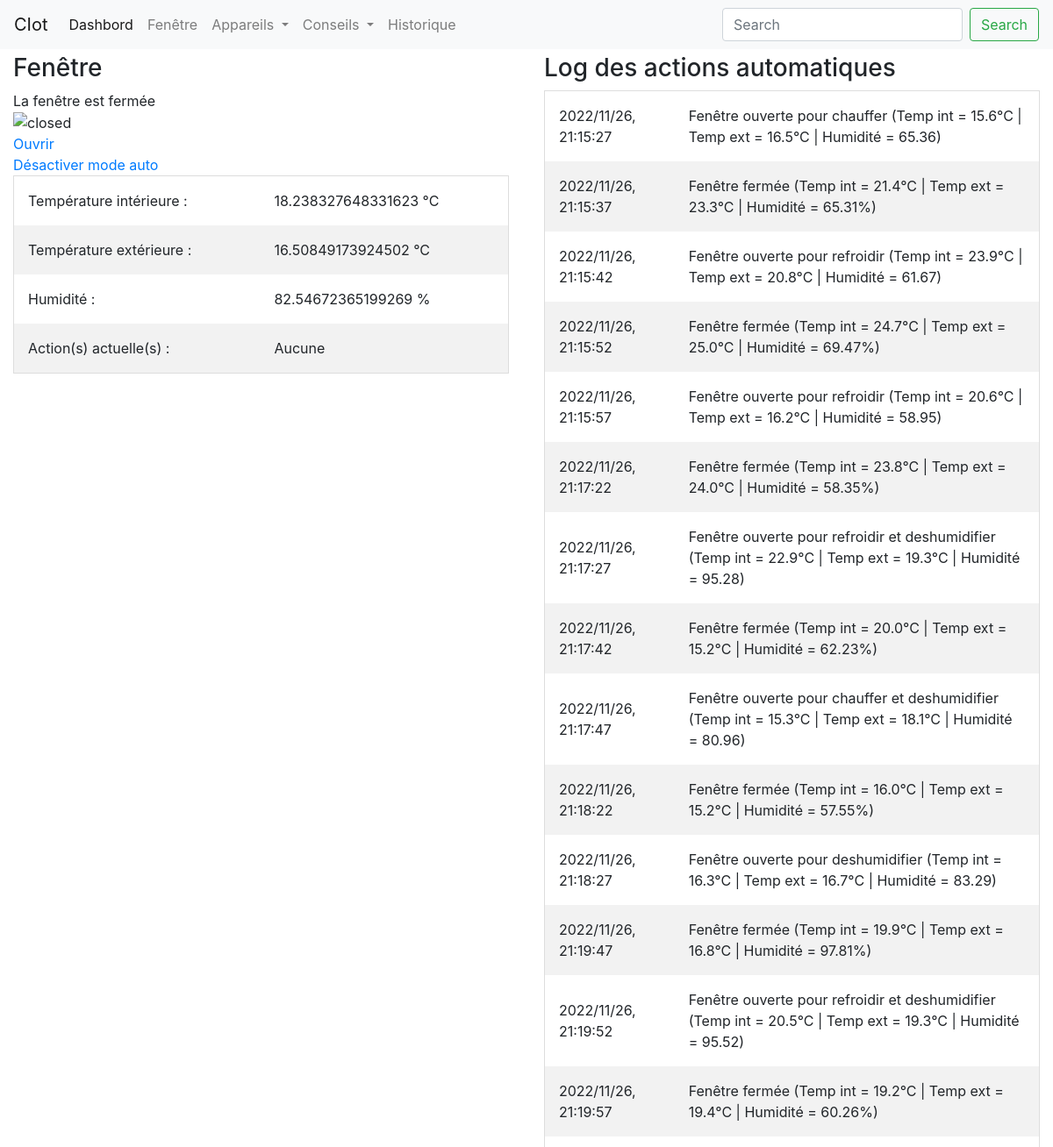
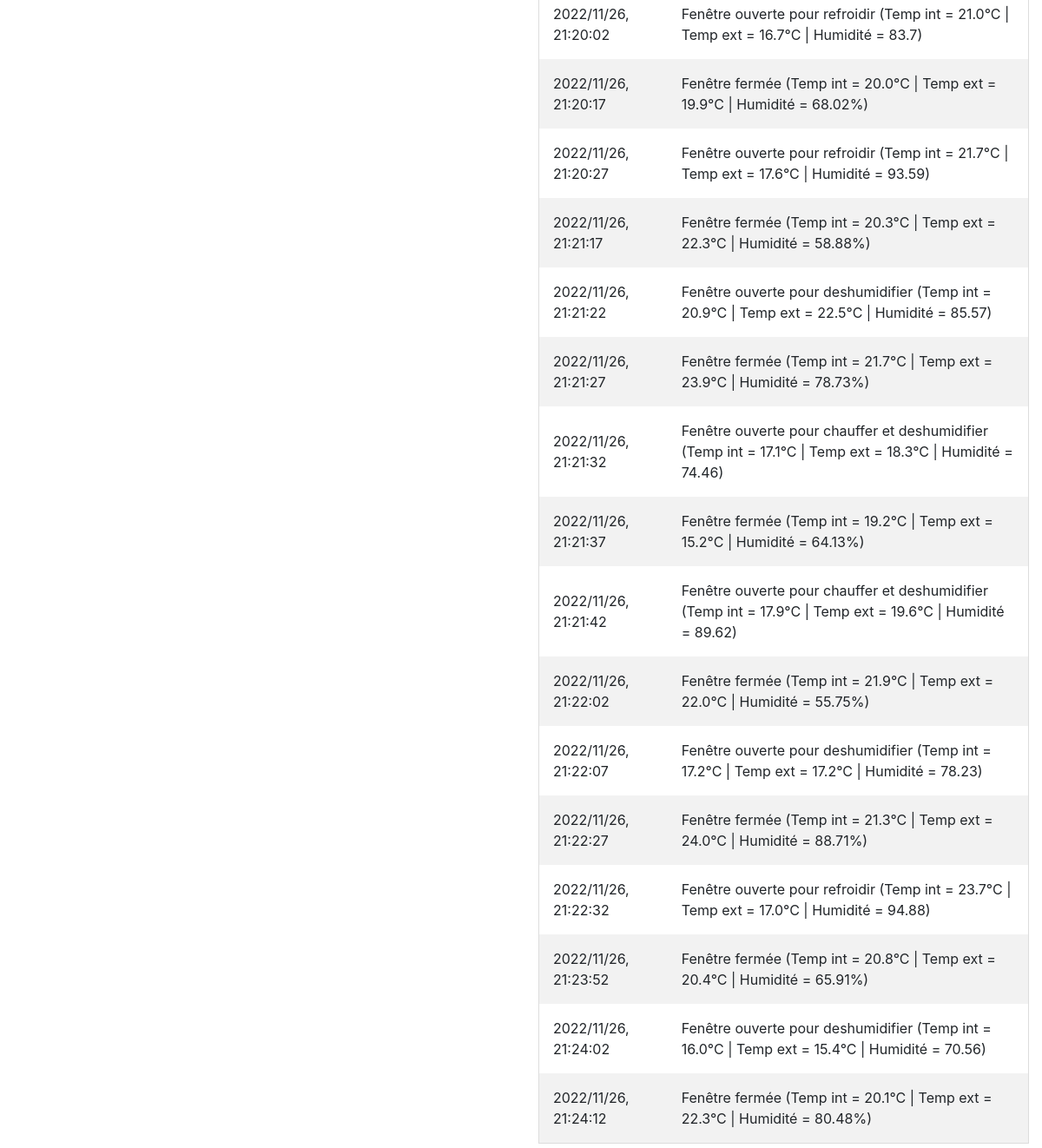
Before: /window/ with the older database file (2 pictures, top to bottom).
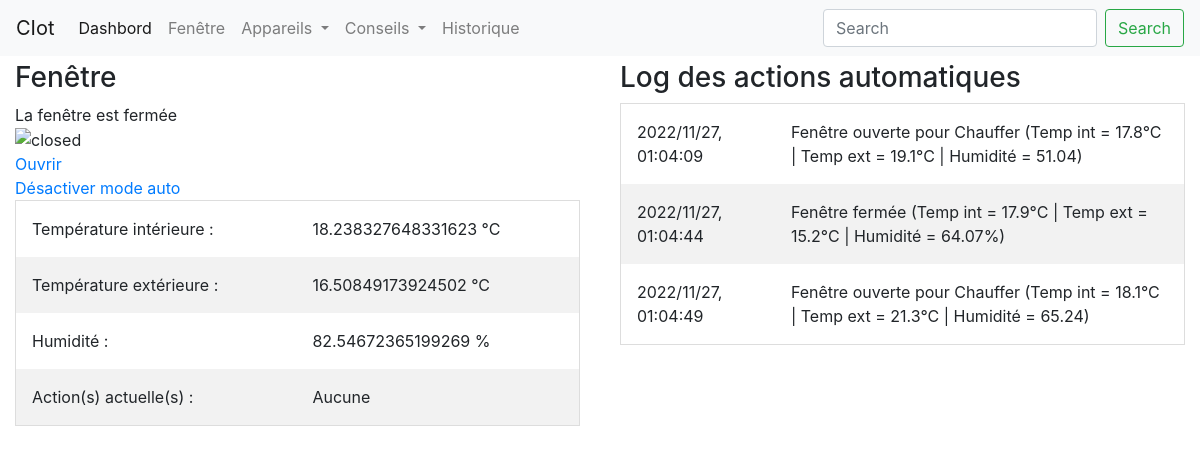
After: the same page with the newer database file.
### app/models.py (models this page shows, shortened)
class WindowLog(db.Model):
    __tablename__ = "window_log"
    id = db.Column(db.Integer, primary_key=True, autoincrement=True)
    action = db.Column(db.String, nullable=False)
    datetime = db.Column(db.DateTime, nullable=False)
    def get_serializable_action(self):
        return {"datetime":self.datetime.strftime("%Y/%m/%d, %H:%M:%S"), "action":self.action}

### app/routes.py (the view)
@app.route("/window/")
def window(state=False):
    temp_in, temp_out, hum = w.get_measures()
    current_state = w.repr_state()
    is_open = w.get_is_open()
    mode = w.mode_auto
    with app.app_context():
        log = list(map(lambda x: x.get_serializable_action(), list(WindowLog.query.all())))
    return render_template("windows.html", temp_in=temp_in, temp_out=temp_out, hum=hum, state=current_state, is_open=is_open, mode_auto=mode, log=log)

### sensors/window/Window.py (called while the page is built)
    def get_is_open(self):
        return self.is_open

    def get_measures(self):
        return self.temp_in, self.temp_out, self.humidity

    def repr_state(self):
        if len(self.state) == 0 :
            return "Aucune"
        repr = self.state[0]
        for i in range(len(self.state)-1):
            repr = repr + " et " + self.state[i+1]
        return repr

### app/templates/windows.html (shortened to what this page needs)
{% extends "index.html" %}
{% block content %}
<head>
    <link rel="stylesheet" href="{{url_for('static', filename='css/window.css')}}" />
</head>
<body>
<div class="main">
    <div class="part">
        <h3>Fenêtre</h3>
        {% if is_open %}
            <span id="window_info">La fenêtre est ouverte</span><br>
            <img id="window_img" src= "../static/image/window_open.png" alt="open"/>
            <br><a id="open" href="/close/">Fermer</a>
        {% else %}
            <span id="window_info">La fenêtre est fermée</span><br>
            <img id="window_img" src= "../static/image/window_close.png" alt="closed"/>
            <br><a id="open" href="/open/">Ouvrir</a>
        {% endif %}
        <br>
        <a id="auto" href="/mode/">
            {% if mode_auto %}Désactiver mode auto{% else %}Activer mode auto{% endif %}
        </a>
        <table id="measures">
            <tr>
                <td>Température intérieure : </td>
                <td>{{temp_in}} °C</td>
            </tr>
            <tr>
                <td>Température extérieure : </td>
                <td>{{temp_out}} °C</td>
            </tr>
            <tr>
                <td>Humidité : </td>
                <td>{{hum}} %</td>
            </tr>
            <tr>
                <td>Action(s) actuelle(s) : </td>
                <td>{{state}}</td>
            </tr>
        </table>
    </div>
    <div class="part">
        <h3>Log des actions automatiques</h3>
        <table id="log">
            {% for action in log %}
            <tr>
                <td>{{action["datetime"]}}</td>
                <td>{{action["action"]}}</td>
            </tr>
            {% endfor %}
        </table>
    </div>
</div>
</body>
{% endblock %}

Changed rows visible on the page:
removed WindowLog: datetime "2022/11/26, 21:15:52", action "Fenêtre fermée (Temp int = 24.7°C | Temp ext = 25.0°C | Humidité = 69.47%)"
removed WindowLog: datetime "2022/11/26, 21:15:57", action "Fenêtre ouverte pour refroidir (Temp int = 20.6°C | Temp ext = 16.2°C | Humidité = 58.95)"
removed WindowLog: datetime "2022/11/26, 21:17:22", action "Fenêtre fermée (Temp int = 23.8°C | Temp ext = 24.0°C | Humidité = 58.35%)"
removed WindowLog: datetime "2022/11/26, 21:17:27", action "Fenêtre ouverte pour refroidir et deshumidifier (Temp int = 22.9°C | Temp ext = 19.3°C | Humidité = 95.28)"
removed WindowLog: datetime "2022/11/26, 21:17:42", action "Fenêtre fermée (Temp int = 20.0°C | Temp ext = 15.2°C | Humidité = 62.23%)"
removed WindowLog: datetime "2022/11/26, 21:17:47", action "Fenêtre ouverte pour chauffer et deshumidifier (Temp int = 15.3°C | Temp ext = 18.1°C | Humidité = 80.96)"
removed WindowLog: datetime "2022/11/26, 21:18:22", action "Fenêtre fermée (Temp int = 16.0°C | Temp ext = 15.2°C | Humidité = 57.55%)"
removed WindowLog: datetime "2022/11/26, 21:18:27", action "Fenêtre ouverte pour deshumidifier (Temp int = 16.3°C | Temp ext = 16.7°C | Humidité = 83.29)"
removed WindowLog: datetime "2022/11/26, 21:19:47", action "Fenêtre fermée (Temp int = 19.9°C | Temp ext = 16.8°C | Humidité = 97.81%)"
removed WindowLog: datetime "2022/11/26, 21:19:52", action "Fenêtre ouverte pour refroidir et deshumidifier (Temp int = 20.5°C | Temp ext = 19.3°C | Humidité = 95.52)"
removed WindowLog: datetime "2022/11/26, 21:19:57", action "Fenêtre fermée (Temp int = 19.2°C | Temp ext = 19.4°C | Humidité = 60.26%)"
removed WindowLog: datetime "2022/11/26, 21:20:02", action "Fenêtre ouverte pour refroidir (Temp int = 21.0°C | Temp ext = 16.7°C | Humidité = 83.7)"
removed WindowLog: datetime "2022/11/26, 21:20:17", action "Fenêtre fermée (Temp int = 20.0°C | Temp ext = 19.9°C | Humidité = 68.02%)"
removed WindowLog: datetime "2022/11/26, 21:20:27", action "Fenêtre ouverte pour refroidir (Temp int = 21.7°C | Temp ext = 17.6°C | Humidité = 93.59)"
removed WindowLog: datetime "2022/11/26, 21:21:17", action "Fenêtre fermée (Temp int = 20.3°C | Temp ext = 22.3°C | Humidité = 58.88%)"
removed WindowLog: datetime "2022/11/26, 21:21:22", action "Fenêtre ouverte pour deshumidifier (Temp int = 20.9°C | Temp ext = 22.5°C | Humidité = 85.57)"
removed WindowLog: datetime "2022/11/26, 21:21:27", action "Fenêtre fermée (Temp int = 21.7°C | Temp ext = 23.9°C | Humidité = 78.73%)"
removed WindowLog: datetime "2022/11/26, 21:21:32", action "Fenêtre ouverte pour chauffer et deshumidifier (Temp int = 17.1°C | Temp ext = 18.3°C | Humidité = 74.46)"
removed WindowLog: datetime "2022/11/26, 21:21:37", action "Fenêtre fermée (Temp int = 19.2°C | Temp ext = 15.2°C | Humidité = 64.13%)"
removed WindowLog: datetime "2022/11/26, 21:21:42", action "Fenêtre ouverte pour chauffer et deshumidifier (Temp int = 17.9°C | Temp ext = 19.6°C | Humidité = 89.62)"
removed WindowLog: datetime "2022/11/26, 21:22:02", action "Fenêtre fermée (Temp int = 21.9°C | Temp ext = 22.0°C | Humidité = 55.75%)"
removed WindowLog: datetime "2022/11/26, 21:22:07", action "Fenêtre ouverte pour deshumidifier (Temp int = 17.2°C | Temp ext = 17.2°C | Humidité = 78.23)"
removed WindowLog: datetime "2022/11/26, 21:22:27", action "Fenêtre fermée (Temp int = 21.3°C | Temp ext = 24.0°C | Humidité = 88.71%)"
removed WindowLog: datetime "2022/11/26, 21:22:32", action "Fenêtre ouverte pour refroidir (Temp int = 23.7°C | Temp ext = 17.0°C | Humidité = 94.88)"
removed WindowLog: datetime "2022/11/26, 21:23:52", action "Fenêtre fermée (Temp int = 20.8°C | Temp ext = 20.4°C | Humidité = 65.91%)"
removed WindowLog: datetime "2022/11/26, 21:24:02", action "Fenêtre ouverte pour deshumidifier (Temp int = 16.0°C | Temp ext = 15.4°C | Humidité = 70.56)"
removed WindowLog: datetime "2022/11/26, 21:24:12", action "Fenêtre fermée (Temp int = 20.1°C | Temp ext = 22.3°C | Humidité = 80.48%)"
changed WindowLog: datetime "2022/11/26, 21:15:27" → "2022/11/27, 01:04:09"; action "Fenêtre ouverte pour chauffer (Temp int = 15.6°C | Temp ext = 16.5°C | Humidité = 65.36)" → "Fenêtre ouverte pour Chauffer (Temp int = 17.8°C | Temp ext = 19.1°C | Humidité = 51.04)"
changed WindowLog: datetime "2022/11/26, 21:15:37" → "2022/11/27, 01:04:44"; action "Fenêtre fermée (Temp int = 21.4°C | Temp ext = 23.3°C | Humidité = 65.31%)" → "Fenêtre fermée (Temp int = 17.9°C | Temp ext = 15.2°C | Humidité = 64.07%)"
changed WindowLog: datetime "2022/11/26, 21:15:42" → "2022/11/27, 01:04:49"; action "Fenêtre ouverte pour refroidir (Temp int = 23.9°C | Temp ext = 20.8°C | Humidité = 61.67)" → "Fenêtre ouverte pour Chauffer (Temp int = 18.1°C | Temp ext = 21.3°C | Humidité = 65.24)"
